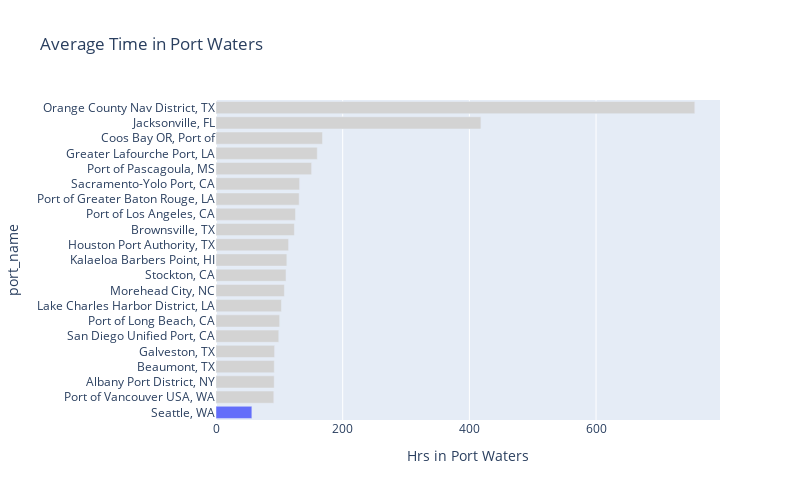

The notebook cell saved with this chart:
### Code cell
bar_ranking(df=calls_df, cat_group='port_name', stat_col='hrs_in_port_waters',
           stat_alias='Hrs in Port Waters', title='Average Time in Port Waters', 
           labels={'dock_name':'Dock'}, highlight='Seattle, WA',
           width=800, height=500)

### Figure 1 — Plotly figure (JSON) as saved in the notebook; plotly's stock layout.template omitted (floating-point values rounded to 4 significant figures)
{"data": [{"hovertemplate": "Hrs in Port Waters=%{x}<br>port_name=%{y}<extra></extra>", "legendgroup": "", "marker": {"color": ["#636efa", "lightgrey", "lightgrey", "lightgrey", "lightgrey", "lightgrey", "lightgrey", "lightgrey", "lightgrey", "lightgrey", "lightgrey", "lightgrey", "lightgrey", "lightgrey", "lightgrey", "lightgrey", "lightgrey", "lightgrey", "lightgrey", "lightgrey", "lightgrey"], "pattern": {"shape": ""}}, "name": "", "orientation": "h", "showlegend": false, "textposition": "auto", "type": "bar", "x": [56.61, 91.25, 91.86, 92.01, 92.5, 99.11, 100.5, 103.3, 107.9, 110.5, 111.8, 114.6, 123.7, 125.5, 131.3, 132.0, 150.9, 159.9, 168.1, 418.2, 755.9], "xaxis": "x", "y": ["Seattle, WA", "Port of Vancouver USA, WA", "Albany Port District, NY", "Beaumont, TX", "Galveston, TX", "San Diego Unified Port, CA", "Port of Long Beach, CA", "Lake Charles Harbor District, LA", "Morehead City, NC", "Stockton, CA", "Kalaeloa Barbers Point, HI", "Houston Port Authority, TX", "Brownsville, TX", "Port of Los Angeles, CA", "Port of Greater Baton Rouge, LA", "Sacramento-Yolo Port, CA", "Port of Pascagoula, MS", "Greater Lafourche Port, LA", "Coos Bay OR, Port of", "Jacksonville, FL", "Orange County Nav District, TX"], "yaxis": "y"}], "layout": {"barmode": "relative", "height": 500, "legend": {"tracegroupgap": 0}, "title": {"text": "Average Time in Port Waters"}, "width": 800, "xaxis": {"anchor": "y", "domain": [0, 1], "title": {"text": "Hrs in Port Waters"}}, "yaxis": {"anchor": "x", "domain": [0, 1], "title": {"text": "port_name"}}}}
